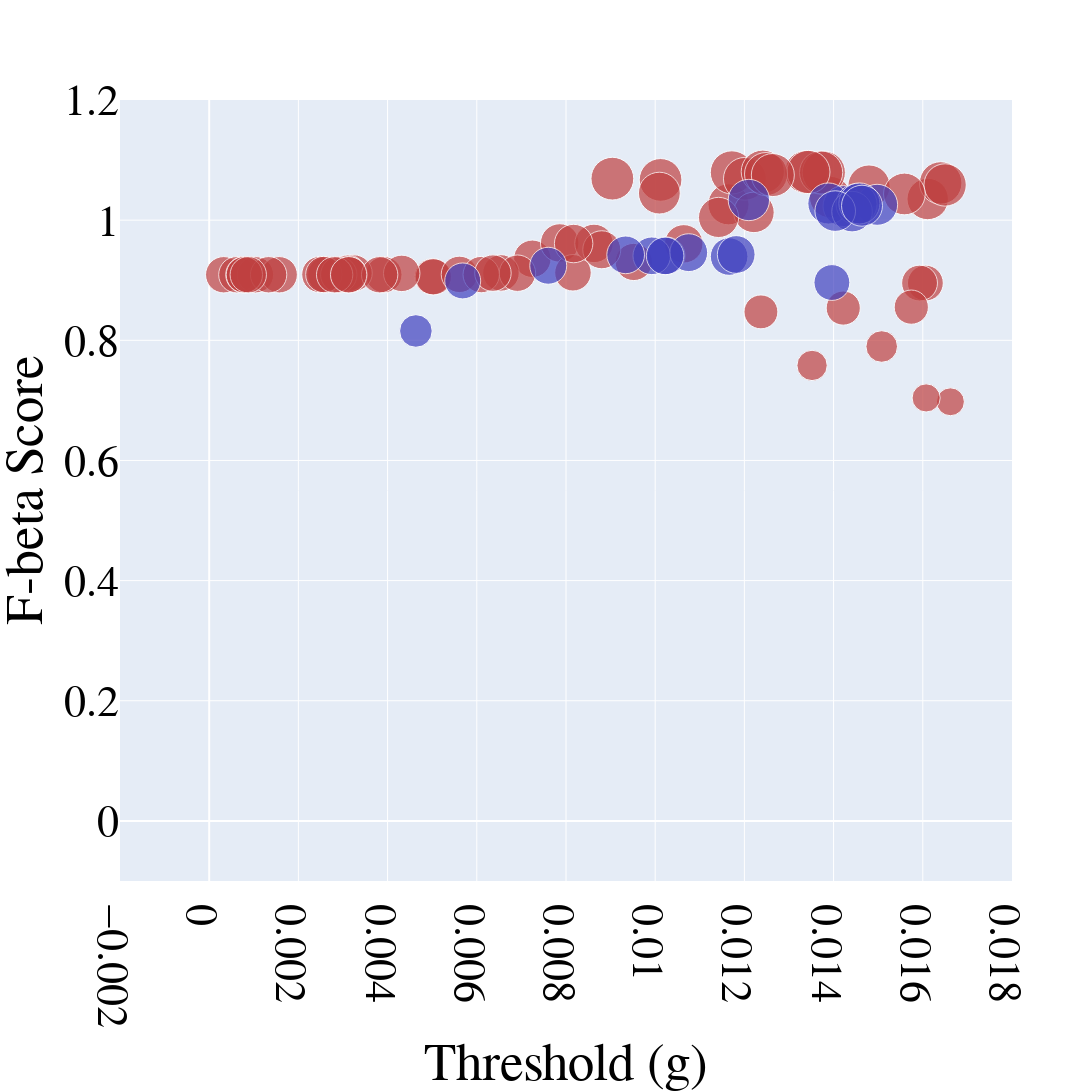

Here is the notebook cell this chart was saved with:
### Code cell
import plotly.graph_objects as go
import numpy as np

# Function to map a value in [1, 65] to a saturation percentage between 30% and 100%
def value_to_saturation(val, min_val=1, max_val=65, min_sat=0.5, max_sat=1.0, gamma=2):
    """
    Normalize the value to [0, 1], then apply a gamma transformation
    to obtain a non-linear mapping, and finally scale to [min_sat, max_sat].
    """
    norm = (val - min_val) / (max_val - min_val)
    sat = min_sat + (norm ** gamma) * (max_sat - min_sat)
    return round(sat * 100, 1)  # Return as percentage

# For R_PRE (red): use hue=0 and apply the saturation mapping to each third-column value
colors_red = [f'hsl(0, {value_to_saturation(val)}%, 50%)' for val in R_PRE[:, 2]]

# For R_ONB (blue): use hue=240 and apply the saturation mapping to each third-column value
colors_blue = [f'hsl(240, {value_to_saturation(val)}%, 50%)' for val in R_ONB[:, 2]]

# Font customization variables
font_family = "Times New Roman"
font_size = 44
font_color = "black"

# Create figure object
fig = go.Figure()

# Add first dataset R_PRE (red)
fig.add_trace(go.Scatter(
    x=R_PRE[:, 0],       # x-axis: threshold (first column)
    y=R_PRE[:, 2],       # y-axis: duration (second column)
    mode='markers',      # markers only
    marker=dict(
        size=R_PRE[:, 2] * 40,  # marker size scaled from the third column values
        color=colors_red        # marker color with saturation based on non-linear mapping
    ),
    name='R_PRE'
))

# Add second dataset R_ONB (blue)
fig.add_trace(go.Scatter(
    x=R_ONB[:, 0],       # x-axis: threshold (first column)
    y=R_ONB[:, 2],       # y-axis: duration (second column)
    mode='markers',      # markers only
    marker=dict(
        size=R_ONB[:, 2] * 40,  # marker size scaled from the third column values
        color=colors_blue       # marker color with saturation based on non-linear mapping
    ),
    name='R_ONB'
))

# Update overall layout: set font, square canvas, axis labels, and hide legend
fig.update_layout(
    font=dict(
        family=font_family,
        size=font_size,
        color=font_color
    ),
    width=1600,
    height=1600,
    showlegend=False,
    xaxis_title="Threshold (g)",
    yaxis_title="F-beta Score"
)

# Update x-axis range and tick font
fig.update_xaxes(
    range=[-0.002, 0.018],
    tickfont=dict(family=font_family, size=font_size, color=font_color)
)

# Update y-axis range and tick font
fig.update_yaxes(
    range=[-0.1, 1.2],
    tickfont=dict(family=font_family, size=font_size, color=font_color)
)

# save the plot as png
# fig.write_image("Threshold-F_beta.png")

# Show plot
fig.show()

### Figure 1 — Plotly figure (JSON) as saved in the notebook; plotly's stock layout.template omitted (floating-point values rounded to 4 significant figures)
{"data": [{"marker": {"color": ["hsl(0, 50.0%, 50%)", "hsl(0, 50.0%, 50%)", "hsl(0, 50.0%, 50%)", "hsl(0, 50.0%, 50%)", "hsl(0, 50.0%, 50%)", "hsl(0, 50.0%, 50%)", "hsl(0, 50.0%, 50%)", "hsl(0, 50.0%, 50%)", "hsl(0, 50.0%, 50%)", "hsl(0, 50.0%, 50%)", "hsl(0, 50.0%, 50%)", "hsl(0, 50.0%, 50%)", "hsl(0, 50.0%, 50%)", "hsl(0, 50.0%, 50%)", "hsl(0, 50.0%, 50%)", "hsl(0, 50.0%, 50%)", "hsl(0, 50.0%, 50%)", "hsl(0, 50.0%, 50%)", "hsl(0, 50.0%, 50%)", "hsl(0, 50.0%, 50%)", "hsl(0, 50.0%, 50%)", "hsl(0, 50.0%, 50%)", "hsl(0, 50.0%, 50%)", "hsl(0, 50.0%, 50%)", "hsl(0, 50.0%, 50%)", "hsl(0, 50.0%, 50%)", "hsl(0, 50.0%, 50%)", "hsl(0, 50.0%, 50%)", "hsl(0, 50.0%, 50%)", "hsl(0, 50.0%, 50%)", "hsl(0, 50.0%, 50%)", "hsl(0, 50.0%, 50%)", "hsl(0, 50.0%, 50%)", "hsl(0, 50.0%, 50%)", "hsl(0, 50.0%, 50%)", "hsl(0, 50.0%, 50%)", "hsl(0, 50.0%, 50%)", "hsl(0, 50.0%, 50%)", "hsl(0, 50.0%, 50%)", "hsl(0, 50.0%, 50%)", "hsl(0, 50.0%, 50%)", "hsl(0, 50.0%, 50%)", "hsl(0, 50.0%, 50%)", "hsl(0, 50.0%, 50%)", "hsl(0, 50.0%, 50%)", "hsl(0, 50.0%, 50%)", "hsl(0, 50.0%, 50%)", "hsl(0, 50.0%, 50%)", "hsl(0, 50.0%, 50%)", "hsl(0, 50.0%, 50%)", "hsl(0, 50.0%, 50%)", "hsl(0, 50.0%, 50%)", "hsl(0, 50.0%, 50%)", "hsl(0, 50.0%, 50%)", "hsl(0, 50.0%, 50%)", "hsl(0, 50.0%, 50%)", "hsl(0, 50.0%, 50%)", "hsl(0, 50.0%, 50%)", "hsl(0, 50.0%, 50%)", "hsl(0, 50.0%, 50%)", "hsl(0, 50.0%, 50%)", "hsl(0, 50.0%, 50%)", "hsl(0, 50.0%, 50%)", "hsl(0, 50.0%, 50%)", "hsl(0, 50.0%, 50%)"], "size": [41.54, 36.36, 41.05, 36.24, 36.37, 37.43, 36.23, 36.49, 30.33, 34.15, 42.27, 38.48, 42.76, 35.81, 42.68, 43.18, 36.38, 41.41, 36.5, 42.75, 43.21, 41.8, 36.47, 36.36, 27.91, 38.45, 38.42, 35.81, 36.46, 31.59, 28.16, 43.17, 37.22, 36.36, 36.36, 36.46, 36.38, 43.22, 38.03, 36.39, 36.36, 40.52, 33.89, 43.17, 36.36, 36.36, 36.36, 36.36, 34.21, 42.48, 36.36, 40.18, 36.36, 42.34, 36.36, 43.21, 36.47, 36.36, 41.74, 36.36, 43.07, 36.37, 36.47, 38.44, 43.0]}, "mode": "markers", "name": "R_PRE", "type": "scatter", "x": [0.01392, 0.002615, 0.01164, 0.005005, 0.003915, 0.007245, 0.005027, 0.006542, 0.01352, 0.01422, 0.01479, 0.007859, 0.009039, 0.01606, 0.01012, 0.01172, 0.002483, 0.01611, 0.008156, 0.01201, 0.01339, 0.01009, 0.003247, 0.0003259, 0.01662, 0.008628, 0.01064, 0.01593, 0.003108, 0.01508, 0.01608, 0.01378, 0.009519, 0.0006199, 0.002905, 0.004317, 0.002571, 0.01241, 0.008802, 0.00561, 0.003137, 0.01221, 0.01237, 0.01372, 0.001036, 0.003822, 0.002812, 0.000778, 0.01574, 0.0164, 0.003126, 0.01142, 0.001569, 0.0165, 0.001332, 0.01343, 0.006911, 0.0007893, 0.01559, 0.0008758, 0.01249, 0.006099, 0.006362, 0.008171, 0.01264], "y": [1.038, 0.9091, 1.026, 0.906, 0.9092, 0.9357, 0.9056, 0.9122, 0.7582, 0.8537, 1.057, 0.962, 1.069, 0.8953, 1.067, 1.079, 0.9095, 1.035, 0.9124, 1.069, 1.08, 1.045, 0.9119, 0.9091, 0.6977, 0.9613, 0.9605, 0.8953, 0.9116, 0.7897, 0.7041, 1.079, 0.9304, 0.9091, 0.9091, 0.9114, 0.9095, 1.081, 0.9507, 0.9098, 0.9091, 1.013, 0.8473, 1.079, 0.9091, 0.9091, 0.9091, 0.9091, 0.8552, 1.062, 0.9091, 1.005, 0.9091, 1.059, 0.9091, 1.08, 0.9117, 0.9091, 1.044, 0.9091, 1.077, 0.9094, 0.9119, 0.9611, 1.075]}, {"marker": {"color": ["hsl(240, 50.0%, 50%)", "hsl(240, 50.0%, 50%)", "hsl(240, 50.0%, 50%)", "hsl(240, 50.0%, 50%)", "hsl(240, 50.0%, 50%)", "hsl(240, 50.0%, 50%)", "hsl(240, 50.0%, 50%)", "hsl(240, 50.0%, 50%)", "hsl(240, 50.0%, 50%)", "hsl(240, 50.0%, 50%)", "hsl(240, 50.0%, 50%)", "hsl(240, 50.0%, 50%)", "hsl(240, 50.0%, 50%)", "hsl(240, 50.0%, 50%)", "hsl(240, 50.0%, 50%)", "hsl(240, 50.0%, 50%)", "hsl(240, 50.0%, 50%)", "hsl(240, 50.0%, 50%)", "hsl(240, 50.0%, 50%)", "hsl(240, 50.0%, 50%)"], "size": [40.93, 41.11, 37.63, 41.02, 41.06, 36.96, 40.57, 32.62, 37.63, 37.84, 41.34, 37.62, 41.11, 37.69, 40.61, 35.95, 40.96, 37.58, 35.85, 37.71]}, "mode": "markers", "name": "R_ONB", "type": "scatter", "x": [0.01422, 0.01388, 0.01025, 0.01498, 0.01452, 0.007602, 0.01441, 0.004634, 0.009923, 0.01075, 0.0121, 0.01022, 0.01458, 0.009338, 0.01404, 0.005684, 0.01464, 0.01166, 0.01396, 0.01182], "y": [1.023, 1.028, 0.9407, 1.026, 1.027, 0.9241, 1.014, 0.8155, 0.9407, 0.9459, 1.034, 0.9405, 1.028, 0.9423, 1.015, 0.8988, 1.024, 0.9395, 0.8962, 0.9428]}], "layout": {"font": {"color": "black", "family": "Times New Roman", "size": 44}, "height": 1600, "showlegend": false, "width": 1600, "xaxis": {"range": [-0.002, 0.018], "tickfont": {"color": "black", "family": "Times New Roman", "size": 44}, "title": {"text": "Threshold (g)"}}, "yaxis": {"range": [-0.1, 1.2], "tickfont": {"color": "black", "family": "Times New Roman", "size": 44}, "title": {"text": "F-beta Score"}}}}
